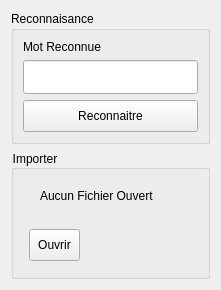
<?xml version="1.0" encoding="UTF-8"?>
<ui version="4.0">
 <class>Form</class>
 <widget class="QWidget" name="Form">
  <property name="geometry">
   <rect>
    <x>0</x>
    <y>0</y>
    <width>221</width>
    <height>290</height>
   </rect>
  </property>
  <property name="windowTitle">
   <string>Form</string>
  </property>
  <layout class="QVBoxLayout" name="verticalLayout">
   <item>
    <widget class="QGroupBox" name="groupBox">
     <property name="styleSheet">
      <string notr="true"/>
     </property>
     <property name="title">
      <string>Reconnaisance</string>
     </property>
     <layout class="QVBoxLayout" name="verticalLayout_2">
      <item>
       <widget class="QLabel" name="resultatReconnaisance">
        <property name="text">
         <string>Mot Reconnue</string>
        </property>
       </widget>
      </item>
      <item>
       <widget class="QLineEdit" name="lineReconnaisance">
        <property name="styleSheet">
         <string notr="true">padding:8px</string>
        </property>
       </widget>
      </item>
      <item>
       <widget class="QPushButton" name="btnReconnaitre">
        <property name="styleSheet">
         <string notr="true">padding:8px</string>
        </property>
        <property name="text">
         <string>Reconnaitre</string>
        </property>
       </widget>
      </item>
     </layout>
    </widget>
   </item>
   <item>
    <widget class="QGroupBox" name="groupBox_2">
     <property name="styleSheet">
      <string notr="true">padding:8px</string>
     </property>
     <property name="title">
      <string>Importer</string>
     </property>
     <layout class="QVBoxLayout" name="verticalLayout_3">
      <item>
       <widget class="QLabel" name="label">
        <property name="text">
         <string>Aucun Fichier Ouvert</string>
        </property>
       </widget>
      </item>
      <item>
       <widget class="QPushButton" name="pushButton">
        <property name="sizePolicy">
         <sizepolicy hsizetype="Fixed" vsizetype="Fixed">
          <horstretch>0</horstretch>
          <verstretch>1</verstretch>
         </sizepolicy>
        </property>
        <property name="toolTip">
         <string>Importer</string>
        </property>
        <property name="toolTipDuration">
         <number>5</number>
        </property>
        <property name="statusTip">
         <string>Importer un fichier</string>
        </property>
        <property name="styleSheet">
         <string notr="true">padding:8px</string>
        </property>
        <property name="text">
         <string>Ouvrir</string>
        </property>
        <property name="icon">
         <iconset>
          <normaloff>../Views/icons/open.png</normaloff>../Views/icons/open.png</iconset>
        </property>
       </widget>
      </item>
     </layout>
    </widget>
   </item>
  </layout>
 </widget>
 <resources/>
 <connections>
  <connection>
   <sender>lineReconnaisance</sender>
   <signal>textChanged(QString)</signal>
   <receiver>resultatReconnaisance</receiver>
   <slot>clear()</slot>
   <hints>
    <hint type="sourcelabel">
     <x>91</x>
     <y>76</y>
    </hint>
    <hint type="destinationlabel">
     <x>91</x>
     <y>49</y>
    </hint>
   </hints>
  </connection>
 </connections>
</ui>
